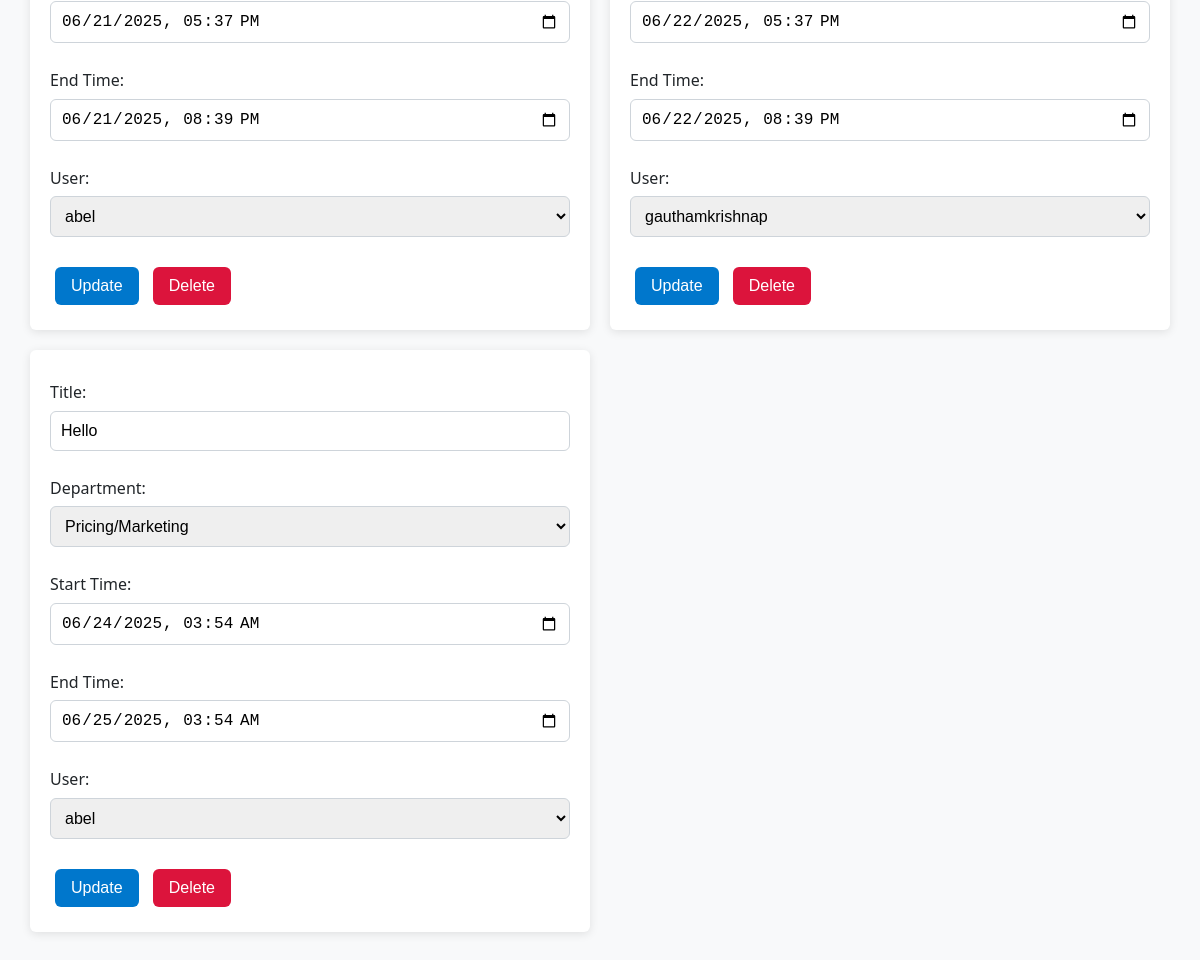
The page /manage_schedule (signed in, lower part) on the database as committed earlier.
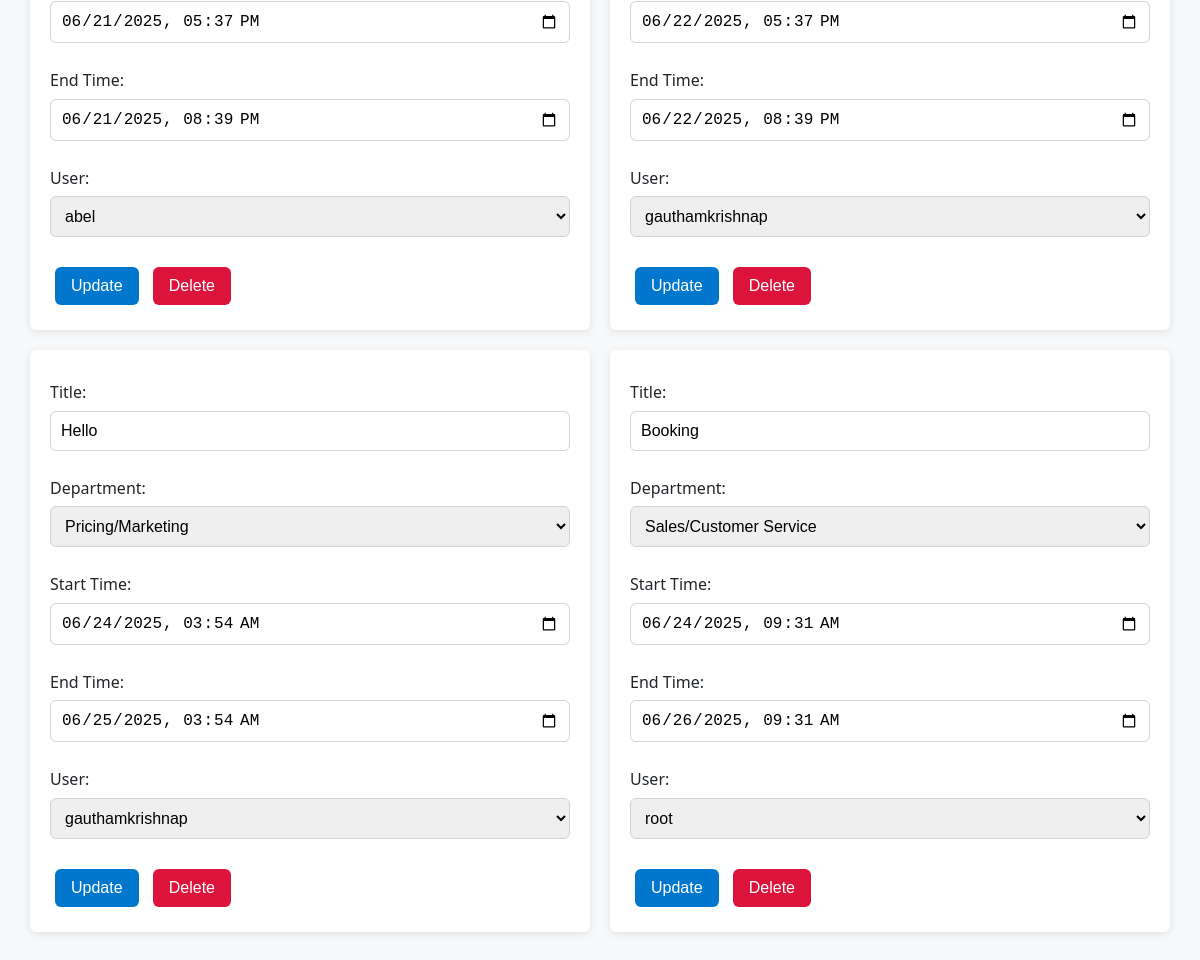
The same page on the database as committed later.
### home/models.py (models this page shows, shortened)
class Shedule(models.Model):
    user = models.ForeignKey(User, on_delete=models.CASCADE, related_name='schedules')
    title = models.CharField(max_length=100)
    department = models.CharField(max_length=100, blank=True, null=True)
    start_time = models.DateTimeField()
    end_time = models.DateTimeField()
    created_at = models.DateTimeField(auto_now_add=True)
    updated_at = models.DateTimeField(auto_now=True)
    status = models.CharField(max_length=20, null=True, blank=True)

### home/views.py (the view, shortened to what this page needs)
# urls.py: path('manage_schedule', views.manage_schedule, name='manage_schedule'),
@user_passes_test(lambda u: u.is_superuser, login_url='signin')
def manage_schedule(request):
    users = User.objects.all()
    schedules = Shedule.objects.all().order_by('start_time')
    return render(request, 'manage_schedule.html', {
        'schedules': schedules,
        'users': users
    })

### templates/manage_schedule.html (shortened to what this page needs)
{% load static %}
<!DOCTYPE html>
<html>
<head>
  <link rel="stylesheet" href="{% static 'sheduler/manage.css' %}">
</head>
<body>
        {% if schedules %}
          <ul class="schedule-list">
            {% for schedule in schedules %}
              <li class="schedule-card">
                <form method="POST" action="{% url 'manage_schedule' %}">
                  <label>Title:</label>
                  <input type="text" name="title" value="{{ schedule.title }}" required>
                  <label>Department:</label>
                  <select name="department">
                    <option value="Pricing/Marketing" {% if schedule.department == "Pricing/Marketing" %}selected{% endif %}>Pricing/Marketing</option>
                    <option value="Sales/Customer Service" {% if schedule.department == "Sales/Customer Service" %}selected{% endif %}>Sales/Customer Service</option>
                  </select>
                  <label>Start Time:</label>
                  <input type="datetime-local" name="start_time" value="{{ schedule.start_time|date:'Y-m-d\\TH:i' }}" required>
                  <label>End Time:</label>
                  <input type="datetime-local" name="end_time" value="{{ schedule.end_time|date:'Y-m-d\\TH:i' }}" required>
                  <label>User: </label>
                  <select name="user_id" required>
                    {% for user in users %}
                      <option value="{{ user.id }}" {% if user.id == schedule.user.id %}selected{% endif %}>
                        {{ user.username }}
                      </option>
                    {% endfor %}
                  </select>
                  <div style="margin-top: 10px;">
                    <button type="submit" name="action" value="update">Update</button>
                    <button type="submit" name="action" value="delete" style="background-color: crimson;">Delete</button>
                  </div>
                </form>
              </li>
            {% endfor %}
          </ul>
        {% else %}
          <p>No schedules found.</p>
        {% endif %}
</body>
</html>

Rows that differ between the two databases and show on the page:
changed Shedule "Hello": user_id "abel" → "gauthamkrishnap"
added Shedule: title "Booking", department "Sales/Customer Service", start_time "06/24/2025 09:31", end_time "06/26/2025 09:31", user_id "root"
